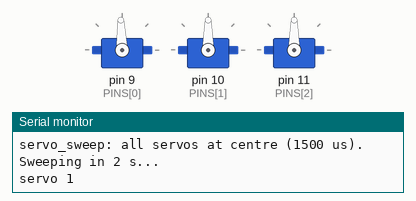
Recording of a sketch running on a simulated Arduino Uno, built with avr-gcc and run on an emulated ATmega328P. On the bench: 3 × servo, the last lines printed to the serial monitor.

Above: at 2.05 s.
At 3.95 s:
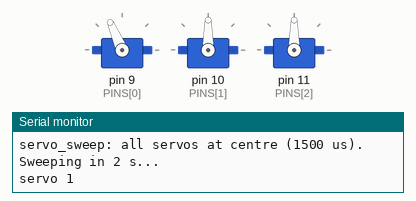
At 5.85 s:
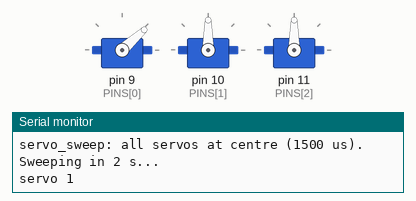
At 9.75 s:
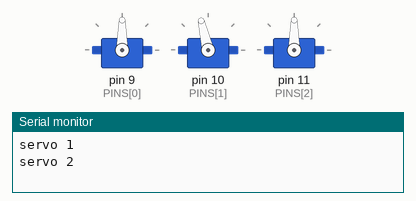
At 13.75 s:
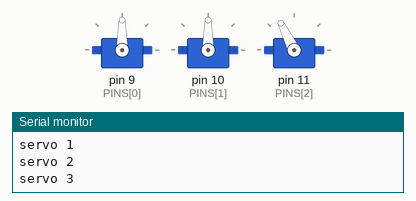
At 17.85 s:
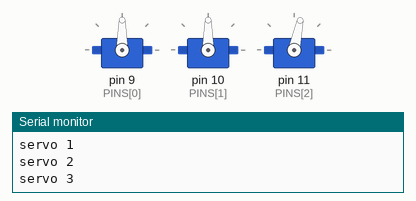
Timing chart, 0 to 23.6 s (numbered marks = the images above):
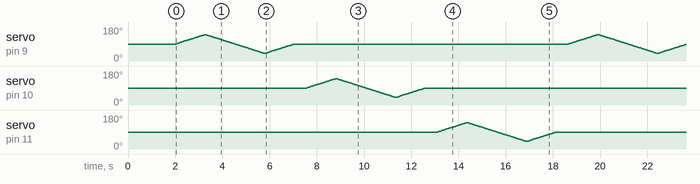

The sketch:

servo_sweep.ino
```cpp
// Bring-up step 1: are the servos alive and powered correctly?
// Moves each servo slowly 60..120 deg (SAFE range, links may be attached).
// Watch for: jitter (bad power/ground), brown-out resets (supply too weak).
#include <Servo.h>

static const uint8_t PINS[3] = {9, 10, 11};
Servo s[3];

void setup() {
  Serial.begin(115200);
  for (int i = 0; i < 3; ++i) {
    s[i].attach(PINS[i], 900, 2100);
    s[i].writeMicroseconds(1500);  // centre
  }
  Serial.println(F("servo_sweep: all servos at centre (1500 us). Sweeping in 2 s..."));
  delay(2000);
}

void loop() {
  for (int i = 0; i < 3; ++i) {
    Serial.print(F("servo "));
    Serial.println(i + 1);
    for (int us = 1500; us <= 1833; us += 4) { s[i].writeMicroseconds(us); delay(15); }   // +30 deg
    for (int us = 1833; us >= 1167; us -= 4) { s[i].writeMicroseconds(us); delay(15); }   // -30 deg
    for (int us = 1167; us <= 1500; us += 4) { s[i].writeMicroseconds(us); delay(15); }
    delay(500);
  }
}
```
